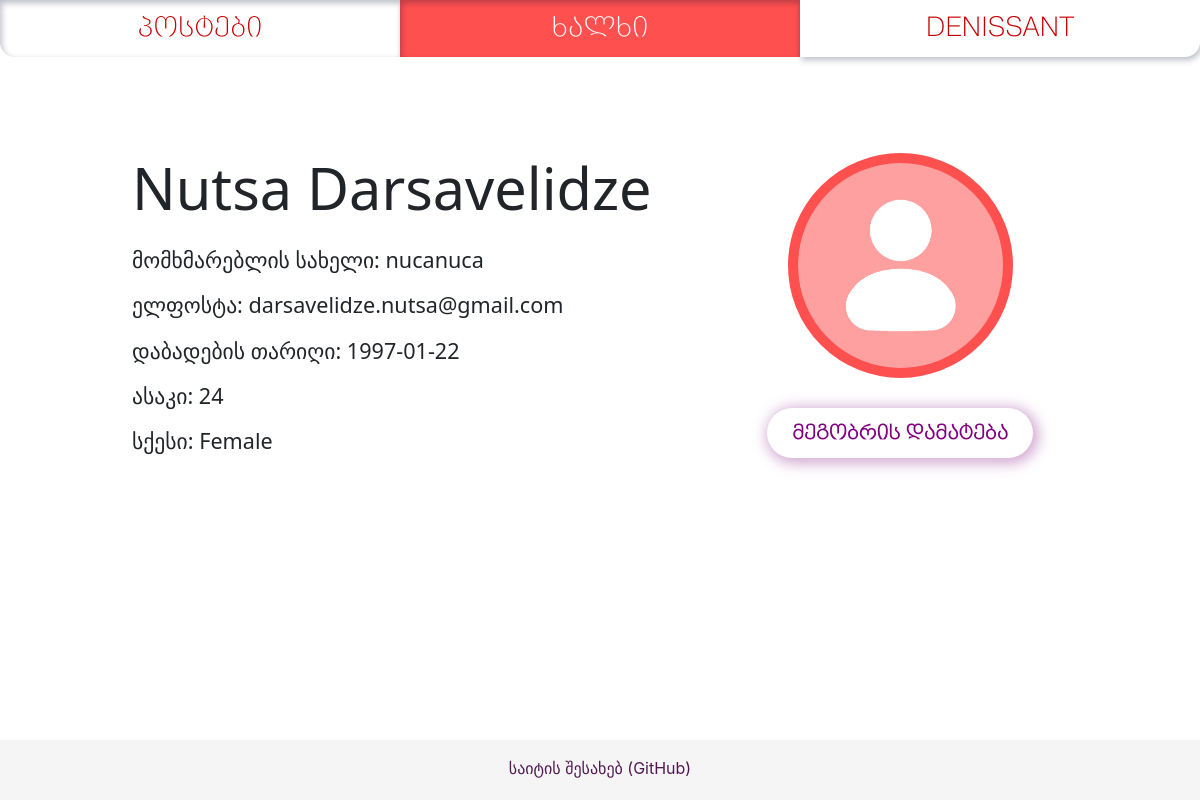
/people/nucanuca (signed in), run on the app's committed database.
### app/models/users.py (models this page shows, shortened)
class User(db.Model, UserMixin):
    __tablename__ = 'users'
    id = db.Column(db.Integer, primary_key=True)
    username = db.Column(db.String(16), unique=True, nullable=False, index=True)
    password = db.Column(db.String(255))
    name_first = db.Column(db.String)
    name_last = db.Column(db.String)
    email = db.Column(db.String(64), unique=True, nullable=False, index=True)
    sex = db.Column(db.String)
    dob = db.Column(db.Date)
    age = db.Column(db.Integer)
    picture = db.Column(db.String)
    post = db.relationship('PostsModel', backref='User', uselist=False)
    comment = db.relationship('Comment', backref='User', uselist=False)
    roles = db.relationship('Role', secondary=roles_users,
                            backref=db.backref('users', lazy='dynamic'))
    @classmethod
    def find_by_username(cls, temp_username):
        return cls.query.filter_by(username=temp_username).first()

### app/profiles/views.py (the view, shortened to what this page needs)
@profiles_blueprint.route('/')
@profiles_blueprint.route('/<username>', methods=['GET', 'POST'])
def list_people(username=None):
    if username:
        friend_request_form = FriendRequestForm()
        incoming_requests = FriendRequest.query.filter_by(recipient_user=current_user.id, active=1).all()
        incoming_requests_ids = [r.id for r in incoming_requests]
        incoming_requests_senders = [r.sender_user for r in incoming_requests]
        incoming_requests = [incoming_requests_ids, incoming_requests_senders]
        user = User.find_by_username(username)
        friend_asked = FriendRequest.query.filter_by(recipient_user=user.id,
                                                     sender_user=current_user.id,
                                                     active=1).first()
        return render_template('people_profile.html', pages=generate_nav_links(),
                               user=user,
                               friend_request_form=friend_request_form,
                               friend_asked=friend_asked,
                               incoming_requests=incoming_requests)
    else:
        people_list = User.query.all()
        return render_template('people.html', pages=generate_nav_links(), people_list=people_list)

### app/profiles/forms.py
class FriendRequestForm(FlaskForm):
    sender_user = StringField('current_user_id',
                              validators=[
                                  DataRequired(message="no current_user id")
                              ])
    receiving_user = StringField('receiving_user_id',
                                 validators=[
                                     DataRequired(message="no receiving_user id")
                                 ])
    submit_friend_request = SubmitField('მეგობრის დამატება')
    undo_friend_request = SubmitField('შემოთავაზების გაუქმება')

### app/models/users.py (called while the page is built)
@login_manager.user_loader
def load_user(user_id):
    try:
        return User.query.get(user_id)
    except Exception as e:
        print(e)

### app/tools/nav_link_list.py (called while the page is built)
def generate_nav_links():
    pages_nav_list = [
        ("posts.list_posts", "პოსტები"),
        ("profiles.list_people", "ხალხი"),
        ("auth.auth", "შესვლა")
    ]
    from flask_login import current_user
    if current_user.is_authenticated:
        pages_nav_list[2] = ('profiles.profile', current_user.username.upper())
    return pages_nav_list

### app/profiles/templates/people_profile.html (shortened to what this page needs)
{% extends "base.html" %}
{% block content %}
{% from 'macros_images.html' import show_profile_picture %}
    <div class="profile-container">
        <div class="profile-left-column">
            <h1 class="profile__title"> {{ user.name_first }} {{ user.name_last}} </h1>
            <p class="profile__details"> მომხმარებლის სახელი: {{ user.username }} </p>
            <p class="profile__details"> ელფოსტა: {{ user.email }} </p>
            <p class="profile__details"> დაბადების თარიღი: {{ user.dob }} </p>
            <p class="profile__details"> ასაკი: {{ user.age }} </p>
            <p class="profile__details"> სქესი: {{ user.sex }} </p>
        </div>
        <div class="profile-right-column">
            {{ show_profile_picture(user, 'profile__profile-picture') }}
                <form method="POST">
                {% if user.id in incoming_requests[1] %}
                <div class="profile__friend-double">
                    <button class="profile__request-agree"
                            onclick="answerFriendRequest(1, {{ incoming_requests[0][incoming_requests[1].index(user.id)] }},
                                            {{ current_user.id }})">
                        თანხმობა მეგობრობაზე
                    </button>
                    <button class="profile__request-deny"
                            onclick="answerFriendRequest(0, {{ incoming_requests[0][incoming_requests[1].index(user.id)] }},
                                            {{ current_user.id }})">
                        უარის თქმა
                    </button>
                </div>
                {% elif not friend_asked %}
                    {{ friend_request_form.submit_friend_request }}
                {% else %}
                <div class="profile__friend-double">
                    <span id="profile__request-done"> შემოთავაზება გაგზავნილია </span>
                    {{ friend_request_form.undo_friend_request }}
                </div>
                {% endif %}
                </form>
        </div>
    </div>
{% endblock %}

### app/static/styles.css (style rules this page uses)
html, body { margin: 0; padding: 0; height: 100%; background-color: rgb(255, 248, 250); }
* { box-sizing: border-box; }

### app/profiles/static/style.css (style rules this page uses)
body { background-color: white; }
.profile-container { display: flex; justify-content: center; padding: 8% 0 0 0; }
.profile-left-column { display: flex; flex-direction: column; align-items: flex-start; width: 50%; }
.profile-right-column { display: flex; flex-direction: column; align-items: center; float: right; align-self: flex-end; width: 28%; }
.profile__title { font-size: 3.6rem; margin: 0 0 1rem 0; font-weight: lighter; font-family: "Segoe UI", sans-serif; }
.profile__details { font-size: 1.35rem; margin: 0.4rem 0; font-weight: lighter; font-family: "Segoe UI", sans-serif; }
#submit_friend_request { padding: 0.625rem 1.56rem 0.625rem 1.56rem; margin: 1.9rem; font-weight: bold; color: #800080; font-family: "BPG Nino Elite Exp Caps", sans-serif; border-radius: 2.5rem; border: none; background-color: white; box-shadow: 0.15rem 0.15rem 0.85rem 0.2rem #d2a9d2; font-size: 1.25rem; user-select: none; }

### data on the page
User: name_first "Nutsa", name_last "Darsavelidze", username "nucanuca", email "darsavelidze.nutsa@gmail.com", dob "1997-01-22", age "24", sex "Female"

### other printed values
{{ page[1] }} "პოსტები" "DENISSANT"
{{ page[1] }} "ხალხი"
